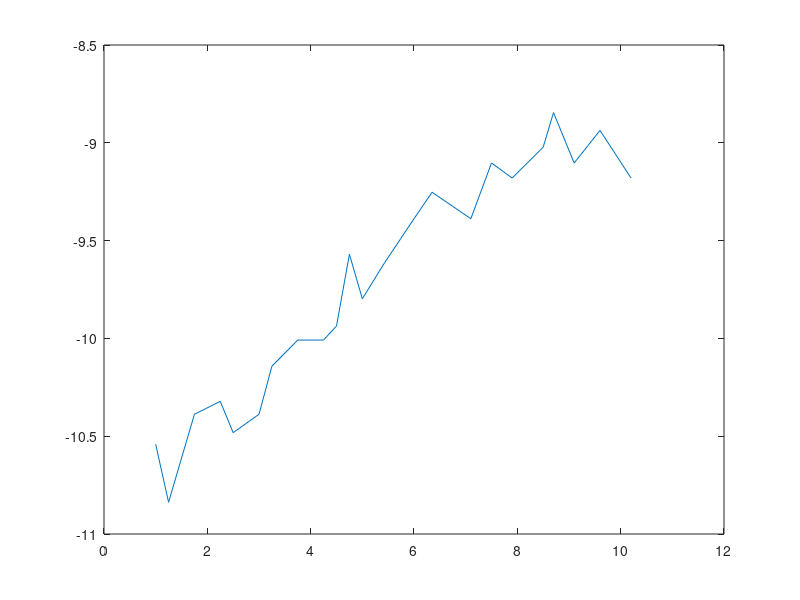
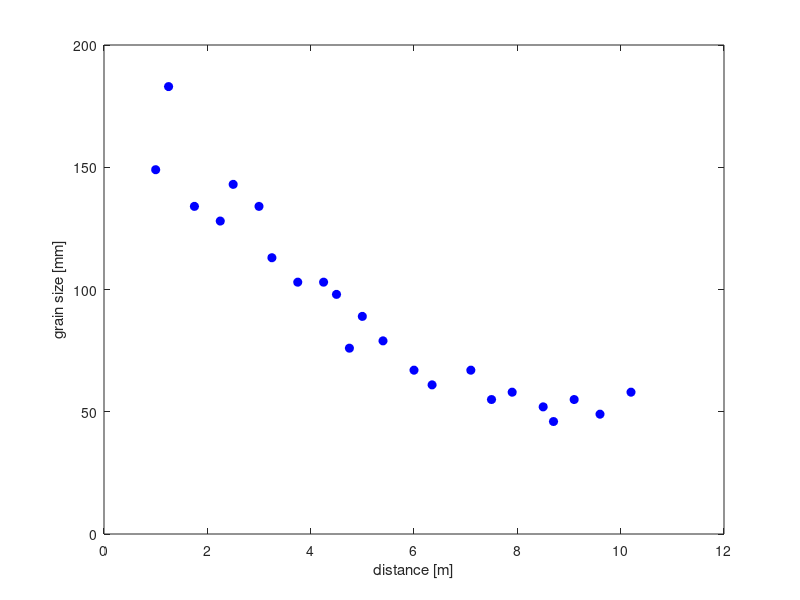
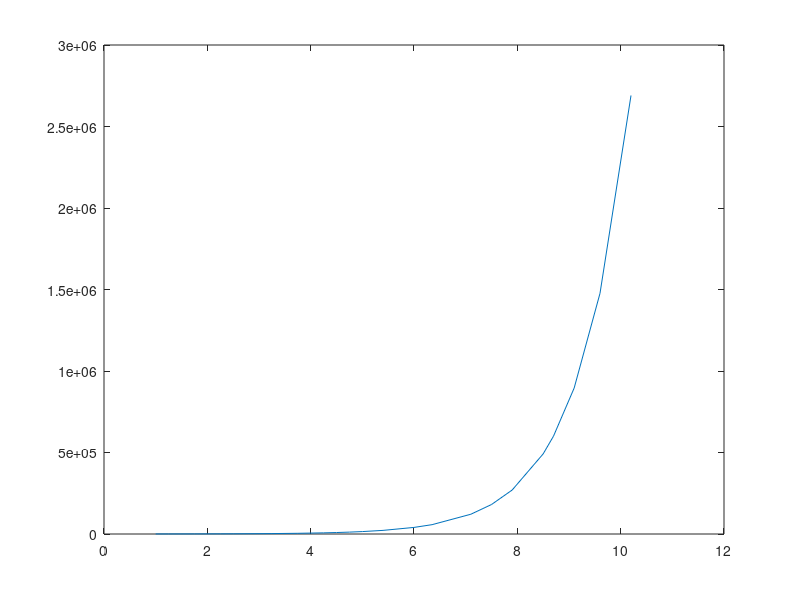
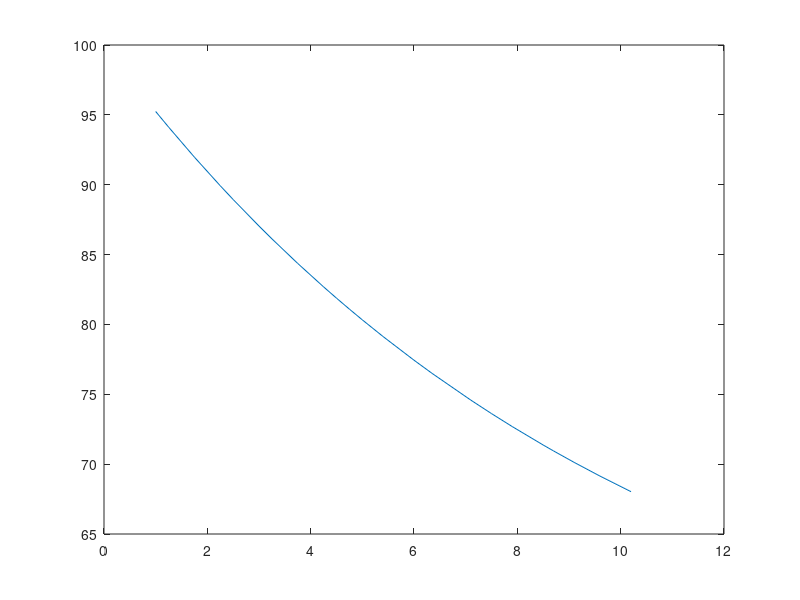

The MATLAB script that drew these images, in order:
%{
시험 채점 좀 오래 걸릴것.
중간고사 remind

1번, 2번 대부분 맞음 다만 3번 

y=a0+a1x+a2x2+...
그동안 했던 건 linear,

논 리니어
y = a0+'a1x1x2' << 서로 곱으로 구성된 경우

논리니어 대표적으로 익스포넨셜 함수
y=a0+a1e^(+a2x)

%}

xy = load("asmax.txt");
x = xy(:,1);
y = xy(:,2);

figure
plot(x,y)
d = 2.^(-y)/10;

figure
plot (x,d,'bo','MarkerFaceColor','b')
xlabel('distance [m]')
ylabel('grain size [mm]')

% 2차식으로 근사하자니, 이후 값은 상승할 것. 직관적으로 이는 맞지 않음. 2차식이 아닌 지수식으로 모델을 만들자.

%y = a0 + a1 e^ (- a2 x) 라는 함수로 만들자.

%function 정의 1. 인라인, 2. 함수 하나를 .m파일로 저장해서 쓰는 방법

%인라인으로 구현
mfun = @(a,x) (a(1) + a(2)*exp(-a(3)*x)); % 함수 'mfun' 정의

help nlinfit % nonlinear list squared regression
% beta = nlinfit(X,Y,modlefun, beta0), modelfun : 추정되는 모델함수, beta0 : ?설명 놓침

mfun

%a1, a2,a3 찍기. 아무거나. a1 = 50 a2 = 100 a3 = -1

a0 = [50, 100, -1]
alpha = nlinfit(x,y,mfun,a0)

%에러 발생, 

z = mfun(a0,x);
figure, plot(x,z)

%값 수정

a0 = [50, 50, 0.1];

z = mfun(a0,x);
figure
plot(x,z)

alpha = nlinfit(x,y,mfun,a0)
%이젠 에러 발생하지 않고 잘 나온다.
%alpha값 적용해보자.

z= mfun(alpha,x);
figure
plot (x,d,'bo','MarkerFaceColor','b')

alpha = nlinfit(x,d,mfun,a0)


%% 2교시




x(end)

x1 = [0:20];
z1 = mfun(alpha,x1);
hold on, plot(x1,z1,'--k', 'linewidth', 1.2)